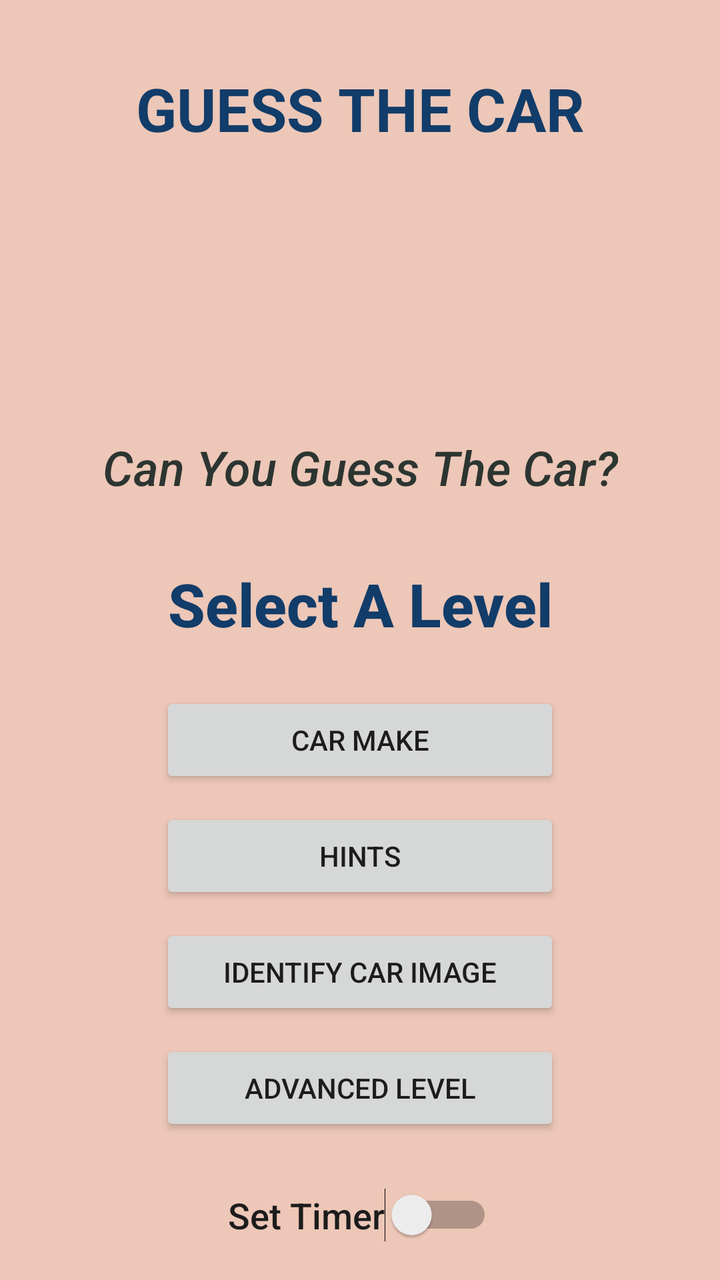
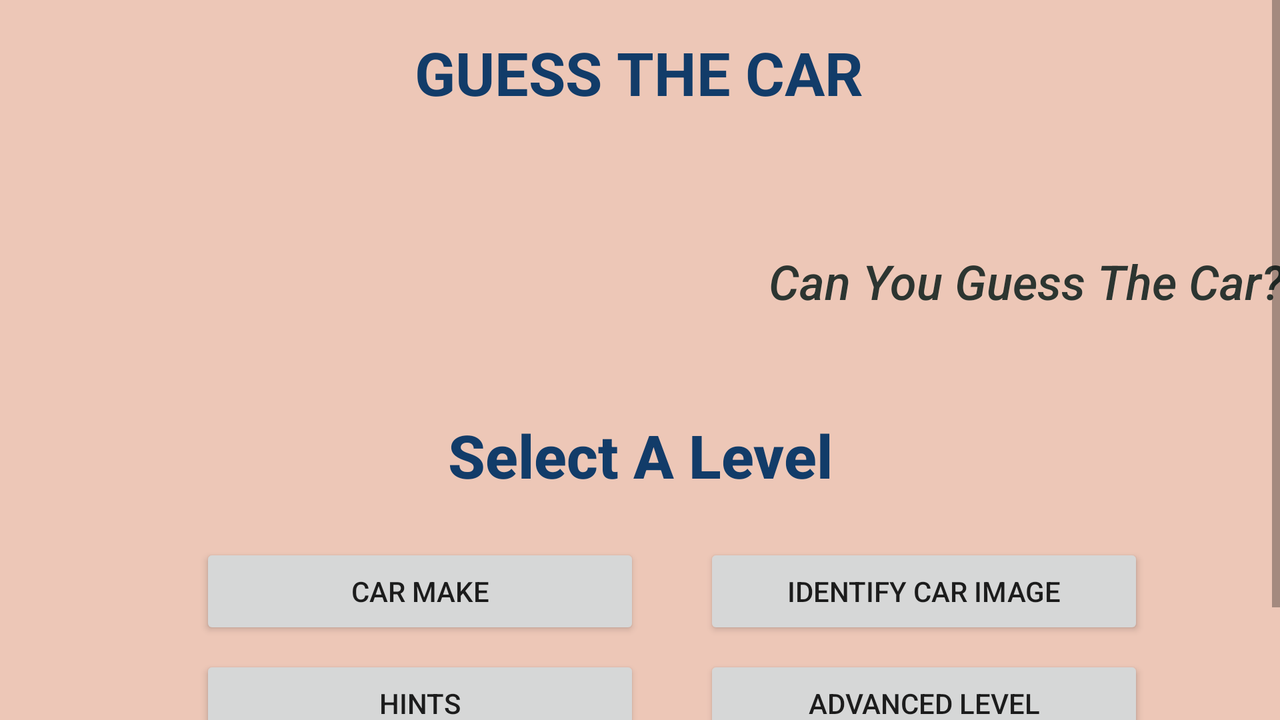

The same Android screen from two of the app's own layout files: first res/layout/ as a phone draws it, then the author's variant for another configuration, drawn on a device whose configuration selects that folder. Both files follow.
<!-- AndroidManifest.xml: application theme Theme.MADCourseWork1 -->
<!-- res/layout/activity_main.xml -->
<?xml version="1.0" encoding="utf-8"?>
<androidx.constraintlayout.widget.ConstraintLayout xmlns:android="http://schemas.android.com/apk/res/android"
    xmlns:app="http://schemas.android.com/apk/res-auto"
    xmlns:tools="http://schemas.android.com/tools"
    android:layout_width="match_parent"
    android:layout_height="match_parent"
    android:background="@color/background_main"
    android:orientation="vertical"
    tools:context=".MainActivity">

    <ScrollView
        android:layout_width="match_parent"
        android:layout_height="match_parent"
        app:layout_constraintBottom_toBottomOf="parent"
        app:layout_constraintEnd_toEndOf="parent"
        app:layout_constraintStart_toStartOf="parent"
        app:layout_constraintTop_toTopOf="parent">

        <androidx.constraintlayout.widget.ConstraintLayout
            android:layout_width="match_parent"
            android:layout_height="wrap_content"
            android:layout_marginTop="10dp">

            <TextView
                android:id="@+id/main_title"
                android:layout_width="wrap_content"
                android:layout_height="wrap_content"
                android:layout_marginTop="24dp"
                android:text="@string/main_title"
                android:textColor="@color/heading3"
                android:textSize="30sp"
                android:textStyle="bold"
                app:layout_constraintEnd_toEndOf="parent"
                app:layout_constraintStart_toStartOf="parent"
                app:layout_constraintTop_toTopOf="parent" />

            <ImageView
                android:id="@+id/intro_img"
                android:layout_width="362dp"
                android:layout_height="119dp"
                android:layout_marginTop="16dp"
                android:contentDescription="@string/intro_img_text"
                app:layout_constraintEnd_toEndOf="parent"
                app:layout_constraintStart_toStartOf="parent"
                app:layout_constraintTop_toBottomOf="@+id/main_title"
                app:srcCompat="@drawable/background_1" />

            <TextView
                android:id="@+id/intro"
                android:layout_width="wrap_content"
                android:layout_height="wrap_content"
                android:layout_marginTop="8dp"
                android:fontFamily="sans-serif-medium"
                android:text="@string/intro_text"
                android:textColor="@color/heading4"
                android:textSize="24sp"
                android:textStyle="italic"
                app:layout_constraintEnd_toEndOf="parent"
                app:layout_constraintStart_toStartOf="parent"
                app:layout_constraintTop_toBottomOf="@+id/intro_img" />

            <TextView
                android:id="@+id/main_heading"
                android:layout_width="wrap_content"
                android:layout_height="wrap_content"
                android:layout_marginTop="32dp"
                android:fontFamily="sans-serif-medium"
                android:text="@string/main_heading"
                android:textColor="@color/heading3"
                android:textSize="30sp"
                android:textStyle="bold"
                app:layout_constraintEnd_toEndOf="parent"
                app:layout_constraintStart_toStartOf="parent"
                app:layout_constraintTop_toBottomOf="@+id/intro" />

            <LinearLayout
                android:id="@+id/linearLayout"
                android:layout_width="match_parent"
                android:layout_height="wrap_content"
                android:layout_marginTop="24dp"
                android:gravity="center_horizontal"
                android:orientation="vertical"
                app:layout_constraintEnd_toEndOf="parent"
                app:layout_constraintStart_toStartOf="parent"
                app:layout_constraintTop_toBottomOf="@+id/main_heading">

                <Button
                    android:id="@+id/button6"
                    android:layout_width="200dp"
                    android:layout_height="wrap_content"
                    android:layout_marginBottom="10dp"
                    android:onClick="onButton1"
                    android:text="@string/main_btn_1" />

                <Button
                    android:id="@+id/button7"
                    android:layout_width="200dp"
                    android:layout_height="wrap_content"
                    android:layout_marginBottom="10dp"
                    android:onClick="onButton2"
                    android:text="@string/main_btn_2" />

                <Button
                    android:id="@+id/button8"
                    android:layout_width="200dp"
                    android:layout_height="wrap_content"
                    android:layout_marginBottom="10dp"
                    android:onClick="onButton3"
                    android:text="@string/main_btn_3" />

                <Button
                    android:id="@+id/button9"
                    android:layout_width="200dp"
                    android:layout_height="wrap_content"
                    android:layout_marginBottom="10dp"
                    android:onClick="onButton4"
                    android:text="@string/main_btn_4" />
            </LinearLayout>

            <Switch
                android:id="@+id/main_timer_switch"
                android:layout_width="wrap_content"
                android:layout_height="wrap_content"
                android:layout_marginTop="16dp"
                android:fontFamily="sans-serif-medium"
                android:text="Set Timer"
                android:textColor="@color/black"
                android:textSize="18sp"
                app:layout_constraintEnd_toEndOf="parent"
                app:layout_constraintStart_toStartOf="parent"
                app:layout_constraintTop_toBottomOf="@+id/linearLayout" />

        </androidx.constraintlayout.widget.ConstraintLayout>
    </ScrollView>

</androidx.constraintlayout.widget.ConstraintLayout>
<!-- resources referenced by this layout -->
<resources>
  <color name="background_main">#edc7b7</color>
  <color name="black">#1C1C1C</color>
  <color name="heading3">#123c69</color>
  <color name="heading4">#2c3531</color>
  <string name="intro_img_text">Intro car image</string>
  <string name="intro_text">Can You Guess The Car?</string>
  <string name="main_btn_1">Car Make</string>
  <string name="main_btn_2">Hints</string>
  <string name="main_btn_3">Identify Car Image</string>
  <string name="main_btn_4">Advanced Level</string>
  <string name="main_heading">Select A Level</string>
  <string name="main_title">GUESS THE CAR</string>
  <style name="Theme.MADCourseWork1" parent="Theme.MaterialComponents.DayNight.DarkActionBar">
          
          <item name="colorPrimary">@color/heading1</item>
          <item name="colorPrimaryVariant">@color/heading3</item>
          <item name="colorOnPrimary">@color/white</item>
          
          <item name="colorSecondary">@color/teal_200</item>
          <item name="colorSecondaryVariant">@color/background_1</item>
          <item name="colorOnSecondary">@color/black</item>
          
          <item name="android:statusBarColor" tools:targetApi="l">@color/heading2</item>
          
      </style>
  <color name="heading1">#ac3b61</color>
  <color name="white">#F1F1F1</color>
  <color name="teal_200">#123c69</color>
  <color name="background_1">#eee2dc</color>
  <color name="heading2">#730033</color>
</resources>
<!-- res/layout-land/activity_main.xml (the author's variant of the layout above) -->
<!-- drawn on the phone turned sideways -->
<?xml version="1.0" encoding="utf-8"?>
<androidx.constraintlayout.widget.ConstraintLayout xmlns:android="http://schemas.android.com/apk/res/android"
    xmlns:app="http://schemas.android.com/apk/res-auto"
    xmlns:tools="http://schemas.android.com/tools"
    android:layout_width="match_parent"
    android:layout_height="match_parent"
    android:background="@color/background_main"
    tools:context=".MainActivity"
    android:orientation="horizontal"
    >

    <ScrollView
        android:layout_width="match_parent"
        android:layout_height="match_parent"
        app:layout_constraintBottom_toBottomOf="parent"
        app:layout_constraintEnd_toEndOf="parent"
        app:layout_constraintStart_toStartOf="parent"
        app:layout_constraintTop_toTopOf="parent">

        <androidx.constraintlayout.widget.ConstraintLayout
            android:layout_width="match_parent"
            android:layout_height="wrap_content">

            <TextView
                android:id="@+id/main_title"
                android:layout_width="wrap_content"
                android:layout_height="wrap_content"
                android:layout_marginTop="16dp"
                android:text="@string/main_title"
                android:textColor="@color/heading3"
                android:textSize="30sp"
                android:textStyle="bold"
                app:layout_constraintEnd_toEndOf="parent"
                app:layout_constraintHorizontal_bias="0.499"
                app:layout_constraintStart_toStartOf="parent"
                app:layout_constraintTop_toTopOf="parent" />

            <ImageView
                android:id="@+id/intro_img"
                android:layout_width="362dp"
                android:layout_height="119dp"
                android:layout_marginTop="24dp"
                android:contentDescription="@string/intro_img_text"
                app:layout_constraintEnd_toEndOf="parent"
                app:layout_constraintHorizontal_bias="0.086"
                app:layout_constraintStart_toStartOf="parent"
                app:layout_constraintTop_toBottomOf="@+id/main_title"
                app:srcCompat="@drawable/background_1" />

            <TextView
                android:id="@+id/intro"
                android:layout_width="wrap_content"
                android:layout_height="wrap_content"
                android:layout_marginTop="44dp"
                android:fontFamily="sans-serif-medium"
                android:text="@string/intro_text"
                android:textColor="@color/heading4"
                android:textSize="24sp"
                android:textStyle="italic"
                app:layout_constraintEnd_toEndOf="parent"
                app:layout_constraintStart_toEndOf="@+id/intro_img"
                app:layout_constraintTop_toTopOf="@+id/intro_img" />

            <TextView
                android:id="@+id/main_heading"
                android:layout_width="wrap_content"
                android:layout_height="wrap_content"
                android:layout_marginTop="8dp"
                android:fontFamily="sans-serif-medium"
                android:text="@string/main_heading"
                android:textColor="@color/heading3"
                android:textSize="30sp"
                android:textStyle="bold"
                app:layout_constraintEnd_toEndOf="parent"
                app:layout_constraintStart_toStartOf="parent"
                app:layout_constraintTop_toBottomOf="@+id/intro_img" />

            <androidx.constraintlayout.widget.ConstraintLayout
                android:layout_width="match_parent"
                android:layout_height="match_parent"
                android:layout_marginStart="8dp"
                android:layout_marginLeft="8dp"
                android:layout_marginTop="8dp"
                android:layout_marginEnd="8dp"
                android:layout_marginRight="8dp"
                android:layout_marginBottom="16dp"
                app:layout_constraintBottom_toBottomOf="parent"
                app:layout_constraintEnd_toEndOf="parent"
                app:layout_constraintStart_toStartOf="parent"
                app:layout_constraintTop_toBottomOf="@+id/main_heading">

                <Button
                    android:id="@+id/button6"
                    android:layout_width="220dp"
                    android:layout_height="wrap_content"
                    android:layout_marginTop="16dp"
                    android:layout_marginEnd="220dp"
                    android:layout_marginRight="220dp"
                    android:onClick="onButton1"
                    android:text="@string/main_btn_1"
                    app:layout_constraintEnd_toEndOf="parent"
                    app:layout_constraintStart_toStartOf="parent"
                    app:layout_constraintTop_toTopOf="parent" />

                <Switch
                    android:id="@+id/main_timer_switch"
                    android:layout_width="wrap_content"
                    android:layout_height="wrap_content"
                    android:layout_marginTop="8dp"
                    android:fontFamily="sans-serif-medium"
                    android:text="Set Timer"
                    android:textColor="@color/black"
                    android:textSize="18sp"
                    app:layout_constraintBottom_toBottomOf="parent"
                    app:layout_constraintEnd_toEndOf="parent"
                    app:layout_constraintStart_toStartOf="parent"
                    app:layout_constraintTop_toBottomOf="@+id/button9" />

                <Button
                    android:id="@+id/button9"
                    android:layout_width="220dp"
                    android:layout_height="wrap_content"
                    android:layout_marginTop="8dp"
                    android:onClick="onButton4"
                    android:text="@string/main_btn_4"
                    app:layout_constraintEnd_toEndOf="@+id/button8"
                    app:layout_constraintTop_toBottomOf="@+id/button8" />

                <Button
                    android:id="@+id/button8"
                    android:layout_width="220dp"
                    android:layout_height="wrap_content"
                    android:layout_marginStart="32dp"
                    android:layout_marginLeft="32dp"
                    android:onClick="onButton3"
                    android:text="@string/main_btn_3"
                    app:layout_constraintBaseline_toBaselineOf="@+id/button6"
                    app:layout_constraintStart_toEndOf="@+id/button6" />

                <Button
                    android:id="@+id/button7"
                    android:layout_width="220dp"
                    android:layout_height="wrap_content"
                    android:layout_marginEnd="32dp"
                    android:layout_marginRight="32dp"
                    android:onClick="onButton2"
                    android:text="@string/main_btn_2"
                    app:layout_constraintBaseline_toBaselineOf="@+id/button9"
                    app:layout_constraintEnd_toStartOf="@+id/button9" />
            </androidx.constraintlayout.widget.ConstraintLayout>

            <LinearLayout
                android:id="@+id/linearLayout"
                android:layout_width="match_parent"
                android:layout_height="0dp"
                android:layout_marginTop="8dp"
                android:gravity="center_horizontal"
                android:orientation="vertical"
                app:layout_constraintEnd_toEndOf="parent"
                app:layout_constraintStart_toStartOf="parent"
                app:layout_constraintTop_toBottomOf="@+id/main_heading">

            </LinearLayout>

        </androidx.constraintlayout.widget.ConstraintLayout>
    </ScrollView>

</androidx.constraintlayout.widget.ConstraintLayout>
